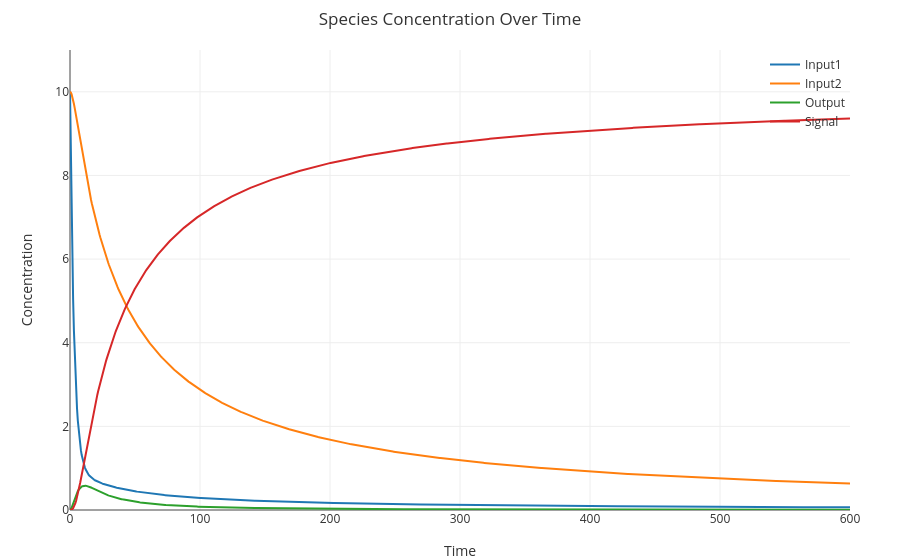

Notebook code for this chart:
### Code cell
%reset
directive simulation { 
  final=600; 
  plots=[Input1; Input2; Output; Signal];
}
directive simulator deterministic
directive parameters [ k = 0.003; u = 0.1 ]
| 100 Reporter 
| 100 Join
| 10 Input2
| 10 Input1
| Reporter + Output ->{k} sp2 + Signal
| Join + Input1 <->{k}{k} sp4 + sp3
| sp4 + Input2 <->{k}{k} sp1 + Output

### Figure 1 — Plotly figure (JSON) as saved in the notebook; plotly's stock layout.template omitted (floating-point values rounded to 4 significant figures; data arrays with more than 128 entries replaced by an {"elided": "..."} marker saying what was removed)
{"data": [{"line": {"width": 2}, "mode": "lines", "name": "Input1", "x": {"elided": "1001 float values"}, "y": {"elided": "1001 float values"}}, {"line": {"width": 2}, "mode": "lines", "name": "Input2", "x": {"elided": "1001 float values"}, "y": {"elided": "1001 float values"}}, {"line": {"width": 2}, "mode": "lines", "name": "Output", "x": {"elided": "1001 float values"}, "y": {"elided": "1001 float values"}}, {"line": {"width": 2}, "mode": "lines", "name": "Signal", "x": {"elided": "1001 float values"}, "y": {"elided": "1001 float values"}}], "layout": {"font": {"color": "#333"}, "hovermode": "x unified", "legend": {"bgcolor": "rgba(0,0,0,0)", "x": 1, "xanchor": "right", "y": 1, "yanchor": "top"}, "margin": {"b": 50, "l": 70, "r": 50, "t": 50}, "paper_bgcolor": "rgba(0,0,0,0)", "plot_bgcolor": "rgba(0,0,0,0)", "title": "Species Concentration Over Time", "xaxis": {"range": [0, 600], "showgrid": true, "title": "Time"}, "yaxis": {"range": [0, 11], "showgrid": true, "title": "Concentration"}}}
